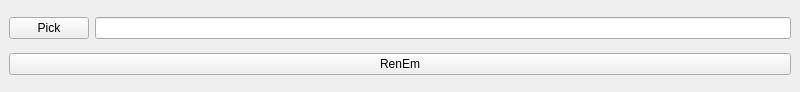
<?xml version="1.0" encoding="UTF-8"?>
<ui version="4.0">
 <class>RenEm</class>
 <widget class="QMainWindow" name="RenEm">
  <property name="geometry">
   <rect>
    <x>0</x>
    <y>0</y>
    <width>800</width>
    <height>92</height>
   </rect>
  </property>
  <property name="windowTitle">
   <string>RenEm</string>
  </property>
  <widget class="QWidget" name="cw">
   <layout class="QVBoxLayout" name="verticalLayout">
    <item>
     <layout class="QHBoxLayout" name="hl">
      <property name="sizeConstraint">
       <enum>QLayout::SetDefaultConstraint</enum>
      </property>
      <item>
       <widget class="QPushButton" name="btnDir">
        <property name="text">
         <string>Pick</string>
        </property>
       </widget>
      </item>
      <item>
       <widget class="QLineEdit" name="ledDir"/>
      </item>
     </layout>
    </item>
    <item>
     <widget class="QPushButton" name="btnGo">
      <property name="text">
       <string>RenEm</string>
      </property>
     </widget>
    </item>
   </layout>
  </widget>
 </widget>
 <resources/>
 <connections/>
</ui>
